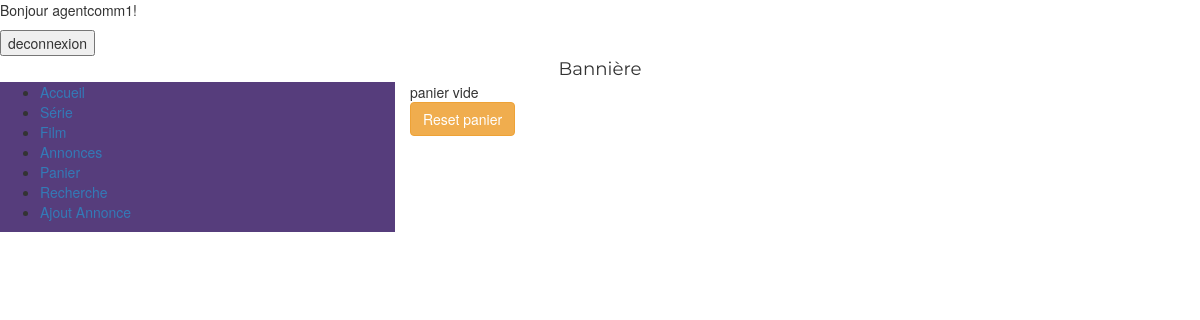
The page /wikiventefilm/panier.php (signed in) on the database its author committed.
### tables this page shows
CREATE TABLE `meta_menu` (
  `nom` varchar(255) NOT NULL,
  `lien` varchar(255) NOT NULL,
  `id` int(11) NOT NULL
);

### wikiventefilm/menu.php (the view)
<?php
	 	include 'connectdb.php' ;
		$sql = "SELECT nom, lien, id FROM meta_menu";
		$resultat = mysqli_query($conn, $sql);
		if (isset($_SESSION["login"]) && isset($_SESSION["type"]))
		{
			if ($_SESSION["type"] == "moderateur")
				$user = 2;
			else
				$user = 1;
		}
		else
		{
			$user = 0;
		}
?>
		<?php
    echo "<ul>";
        if (mysqli_num_rows($resultat) > 0)
        {
          while($row = mysqli_fetch_assoc($resultat))
          {
						if(($row["nom"]!="moderation" AND $row["nom"]!="Ajout Annonce") || ($row["nom"]=="moderation" && $user==2 ) || ($row["nom"]=="Ajout Annonce" && $user>=1 ))
						{
	            echo "
		            <li>
	                <a href='".$row["lien"]."''> ".$row["nom"]." </a>
		            </li>
	            ";
						}
          }
        }
        else
        {
            echo "aucun resultats";
        }
      echo " </ul>";
     ?>

### rows shown on the page
meta_menu: nom "Accueil"
meta_menu: nom "Série"
meta_menu: nom "Film"
meta_menu: nom "Annonces"
meta_menu: nom "Panier"
meta_menu: nom "Recherche"
meta_menu: nom "Ajout Annonce"

### other values the page prints
$_SESSION["login"] "agentcomm1"
